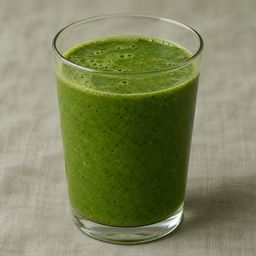
#> input picture images/b8-green-smoothie-sq.jpg, 256 x 256 px
$ python -i frame.py   (imports and definitions only)
#> lines starting #> are read from the running program, lines starting #| are printed output that depends on the picture; after the words box and inside, x2 and y2 are one past the last pixel; in counts of white or black regions, pixels touching at a corner belong together
"""Frame a generated meal image (see ../image-prompt.md) for Food choices.

Every dish gets the same framing: the bowl or plate (its rim, not its shadow) spans
80% of the frame's width, centred, with an even margin of linen around it. That holds
for both outputs, so all dishes look the same size in the app.

  python3 frame.py source.png out_prefix              # finds the dish by itself
  python3 frame.py source.png out_prefix x0,y0,x1,y1  # or give the dish's box in source pixels

Writes out_prefix.jpg (4:3, 1000x750, card and Library tile), out_prefix-sq.jpg
(square 256x256, Today row thumbnail), both JPEG quality 80, and out_prefix-check.jpg
(the source with the box it used drawn in red; look at it, then delete it).

When the source is framed tighter than 80%, the missing edge is filled with matching
linen (blurred edge colour plus the cloth's own texture), so the dish never gets bigger.
Needs only numpy and Pillow.
"""
import sys
from collections import deque
import numpy as np
from PIL import Image, ImageDraw, ImageFilter

FILL = 0.80      # dish width / frame width
MAXH = 0.90      # dish height may use at most this share of the frame height
EDGE_PCT = 90    # edge strength percentile kept when finding the dish


def _components(m):
    h, w = m.shape
    seen = np.zeros(m.shape, bool)
    out = []
    for y, x in zip(*np.nonzero(m)):
        if seen[y, x]:
            continue
        seen[y, x] = True
        q, pts = deque([(y, x)]), []
        while q:
            cy, cx = q.popleft()
            pts.append((cy, cx))
            for ny, nx in ((cy + 1, cx), (cy - 1, cx), (cy, cx + 1), (cy, cx - 1)):
                if 0 <= ny < h and 0 <= nx < w and m[ny, nx] and not seen[ny, nx]:
                    seen[ny, nx] = True
                    q.append((ny, nx))
        out.append(np.array(pts))
    return out


def find_dish(im):
    """Box of the dish: strong edges after a blur (the cloth's weave and soft shadows
    drop out), the largest edge group, plus nearby groups (rim arcs, food)."""
    W, H = im.size
    s = 384 / W
    g = np.asarray(im.convert('L').resize((384, round(H * s)), Image.LANCZOS)
                   .filter(ImageFilter.GaussianBlur(1.6))).astype(float)
    gx = np.zeros_like(g); gy = np.zeros_like(g)
    gx[:, 1:-1] = g[:, 2:] - g[:, :-2]; gy[1:-1] = g[2:] - g[:-2]
    mag = np.hypot(gx, gy)
    mag[:3] = mag[-3:] = 0; mag[:, :3] = mag[:, -3:] = 0
    m = mag > np.percentile(mag, EDGE_PCT)
    m = np.asarray(Image.fromarray((m * 255).astype('uint8')).filter(ImageFilter.MaxFilter(5))) > 127
    cs = sorted(_components(m), key=len, reverse=True)
    bb = lambda p: [p[:, 1].min(), p[:, 0].min(), p[:, 1].max(), p[:, 0].max()]
    box, used, gap, big = bb(cs[0]), {0}, 0.06 * m.shape[1], len(cs[0])
    changed = True
    while changed:
        changed = False
        for i, p in enumerate(cs):
            if i in used or len(p) < 0.03 * big:
                continue
            b = bb(p)
            if b[0] < box[2] + gap and b[2] > box[0] - gap and b[1] < box[3] + gap and b[3] > box[1] - gap:
                box = [min(box[0], b[0]), min(box[1], b[1]), max(box[2], b[2]), max(box[3], b[3])]
                used.add(i); changed = True
    return [(box[0] + 2) / s, (box[1] + 2) / s, (box[2] - 1) / s, (box[3] - 1) / s]


def _linen_texture(im, box, size):
    """Tile the cloth's fine texture (image minus its blur) from the widest plain strip."""
    W, H = im.size
    x0, y0, x1, y1 = box
    cands = [(0, 0, x0, H), (x1, 0, W, H), (0, 0, W, y0), (0, y1, W, H)]
    c = max(cands, key=lambda r: max(0, r[2] - r[0]) * max(0, r[3] - r[1]))
    c = tuple(int(v) for v in c)
    if (c[2] - c[0]) < 32 or (c[3] - c[1]) < 32:
        return np.zeros((size[1], size[0], 3))
    patch = im.crop(c)
    hp = np.asarray(patch).astype(float) - np.asarray(patch.filter(ImageFilter.GaussianBlur(6))).astype(float)
    t = np.concatenate([hp, hp[:, ::-1]], 1); t = np.concatenate([t, t[::-1]], 0)  # mirror-tile: no seams
    reps = (size[1] // t.shape[0] + 1, size[0] // t.shape[1] + 1, 1)
    return np.tile(t, reps)[:size[1], :size[0]]


def take(im, box, cx, cy, cw, ch):
    """Crop (cx, cy, cw, ch) from im, filling anything outside the source with linen."""
    W, H = im.size
    x0, y0 = round(cx - cw / 2), round(cy - ch / 2)
    x1, y1 = x0 + round(cw), y0 + round(ch)
    if x0 >= 0 and y0 >= 0 and x1 <= W and y1 <= H:
        return im.crop((x0, y0, x1, y1))
    pl, pt, pr, pb = max(0, -x0), max(0, -y0), max(0, x1 - W), max(0, y1 - H)
    a = np.asarray(im).astype(float)
    ext = np.pad(a, ((pt, pb), (pl, pr), (0, 0)), mode='edge')
    big = Image.fromarray(ext.astype('uint8'))
    base = np.asarray(big.filter(ImageFilter.GaussianBlur(max(pl, pt, pr, pb, 24) * 0.6))).astype(float)
    canvas = base + _linen_texture(im, box, big.size)
    f = int(min(96, max(24, 0.6 * max(pl, pt, pr, pb)))) // 2 * 2  # even, so the MinFilter size below stays odd  # wider feather when the fill is wide, so no visible seam
    mask = np.zeros(ext.shape[:2]); mask[pt:pt + H, pl:pl + W] = 255
    mask = np.asarray(Image.fromarray(mask.astype('uint8')).filter(ImageFilter.MinFilter(f + 1))
                      .filter(ImageFilter.GaussianBlur(f / 2))).astype(float) / 255
    mask[pt + f:pt + H - f, pl + f:pl + W - f] = 1
    mask = mask[..., None]
    out = Image.fromarray(np.clip(ext * mask + canvas * (1 - mask), 0, 255).astype('uint8'))
    return out.crop((x0 + pl, y0 + pt, x1 + pl, y1 + pt))


def main(src, out, box=None):
#> called with src = 'b8-green-smoothie-sq.jpg', out = 'out.png'
    im = Image.open(src).convert('RGB')
#> im is the input picture: PIL image 256x256 RGB; mean R, G, B 127.3, 131.9, 93.7
    box = list(map(float, box.split(','))) if box else find_dish(im)
#> in find_dish, `mag[:3] = mag[-3:] = 0`: mag: shape (384, 384) float64; min 0, max 75.8, mean 4.3
#> in find_dish, `mag[:, :3] = mag[:, -3:] = 0`: mag: shape (384, 384) float64; min 0, max 75.8, mean 4.2
#> in find_dish, `m = mag > np.percentile(mag, EDGE_PCT)`: m: shape (384, 384) bool; 9.9% white; 94 white regions (72 under 20 px), largest, box (x1, y1, x2, y2) and area: (83, 109, 302, 375) 8385, (76, 24, 308, 122) 4063, (154, 351, 237, 362) 328
#> in find_dish, `m = np.asarray(Image.fromarray((m * 255).astype('uint8')).filter(Image..`:
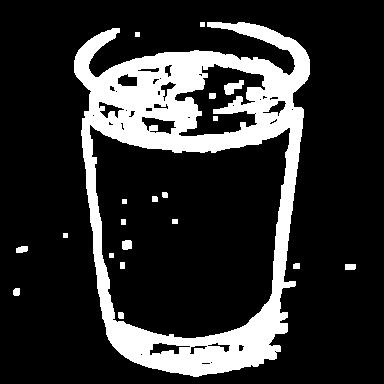
#> m: shape (384, 384) bool; 18.8% white; 20 white regions, largest, box (x1, y1, x2, y2) and area: (74, 22, 310, 377) 26841, (224, 80, 244, 95) 171, (122, 240, 132, 250) 91
#> the loop in _components, `for y, x in zip(*np.nonzero(m)):` made 27725 passes
#> (y, x) on passes 1 to 3: (22, 200), (22, 201), (22, 202)
#> after the loop in _components, `for y, x in zip(*np.nonzero(m)):`: out = 20 items
#> in find_dish, `box, used, gap, big = bb(cs[0]), {0}, 0.06 * m.shape[1], len(cs[0])`: box = [74, 22, 309, 376]; gap = 23.04; big = 26841
#> after the loop in find_dish, `while changed:`: used = 1 item
#> box = [50.67, 16, 205.3, 250]
    x0, y0, x1, y1 = box
#> x0 = 50.67; y0 = 16; x1 = 205.3; y1 = 250
    bw, bh, cx, cy = x1 - x0, y1 - y0, (x0 + x1) / 2, (y0 + y1) / 2
#> bw = 154.7; bh = 234; cx = 128; cy = 133
    print('dish box', [round(v) for v in box], f'({bw:.0f} x {bh:.0f})')
#| dish box [51, 16, 205, 250] (155 x 234)
    cw = max(bw / FILL, bh / MAXH * 4 / 3)
#> cw = 346.7
    take(im, box, cx, cy, cw, cw * 3 / 4).resize((1000, 750), Image.LANCZOS).save(
        out + '.jpg', quality=80, optimize=True, progressive=True)
#> in take, `x0, y0 = round(cx - cw / 2), round(cy - ch / 2)`: x0 = -45; y0 = 3
#> in take, `x1, y1 = x0 + round(cw), y0 + round(ch)`: x1 = 302; y1 = 263
#> in take, `pl, pt, pr, pb = max(0, -x0), max(0, -y0), max(0, x1 - W), max(0, y1 -..`: pl = 45; pt = 0; pr = 46; pb = 7
#> in _linen_texture, `x0, y0, x1, y1 = box`: x0 = 50.67; y0 = 16; x1 = 205.3; y1 = 250
#> in _linen_texture, `cands = [(0, 0, x0, H), (x1, 0, W, H), (0, 0, W, y0), (0, y1, W, H)]`: cands = [(0, 0, 50.67, 256), (205.3, 0, 256, 256), (0, 0, 256, 16), (0, 250, 256, 256)]
#> in _linen_texture, `c = max(cands, key=lambda r: max(0, r[2] - r[0]) * max(0, r[3] - r[1]))`: c = (0, 0, 50.67, 256)
#> in _linen_texture, `c = tuple(int(v) for v in c)`: c = (0, 0, 50, 256)
#> in take, `canvas = base + _linen_texture(im, box, big.size)`:
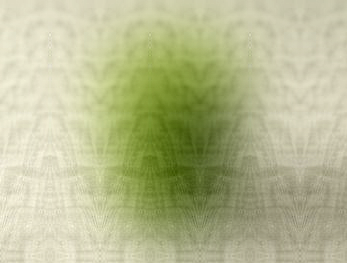
#> canvas: shape (263, 347, 3) float64; mean R, G, B 136.2, 138.7, 106; drawn with min black and max white
#> in take, `f = int(min(96, max(24, 0.6 * max(pl, pt, pr, pb)))) // 2 * 2`: f = 26
#> in take, `mask = np.zeros(ext.shape[:2])`: mask: shape (263, 347) float64; every value is 0
#> in take, `mask[pt:pt + H, pl:pl + W] = 255`: mask: shape (263, 347) float64; 71.8% white; 1 black region, box (x1, y1, x2, y2) and area: (0, 0, 347, 263) 25725
#> in take, `mask[pt + f:pt + H - f, pl + f:pl + W - f] = 1`:
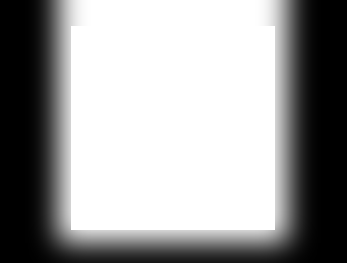
#> mask: shape (263, 347) float64; min 0, max 1, mean 0.619
#> in take, `return out.crop((x0 + pl, y0 + pt, x1 + pl, y1 + pt))`:
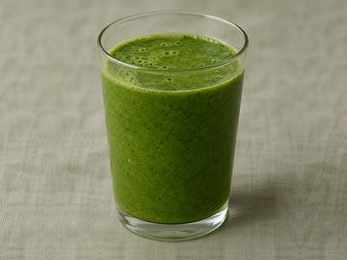
#> returned value: PIL image 347x260 RGB; mean R, G, B 134.8, 137.5, 104.3
    s = max(bw / FILL, bh / MAXH)
#> s = 260
    take(im, box, cx, cy, s, s).resize((256, 256), Image.LANCZOS).save(
        out + '-sq.jpg', quality=80, optimize=True, progressive=True)
#> call 2 of take, with cx = 128, cy = 133, cw = 260, ch = 260
#> in take (call 2), `x0, y0 = round(cx - cw / 2), round(cy - ch / 2)`: x0 = -2
#> in take (call 2), `x1, y1 = x0 + round(cw), y0 + round(ch)`: x1 = 258
#> in take (call 2), `pl, pt, pr, pb = max(0, -x0), max(0, -y0), max(0, x1 - W), max(0, y1 -..`: pl = 2
#> in take (call 2), `canvas = base + _linen_texture(im, box, big.size)`:
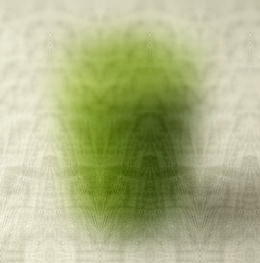
#> canvas: shape (263, 260, 3) float64; mean R, G, B 128.8, 133, 95.6; drawn with min black and max white
#> in take (call 2), `f = int(min(96, max(24, 0.6 * max(pl, pt, pr, pb)))) // 2 * 2`: f = 24
#> in take (call 2), `mask = np.zeros(ext.shape[:2])`: mask: shape (263, 260) float64; every value is 0
#> in take (call 2), `mask[pt:pt + H, pl:pl + W] = 255`: mask: shape (263, 260) float64; 95.8% white; 1 black region, box (x1, y1, x2, y2) and area: (0, 0, 260, 263) 2844
#> in take (call 2), `mask[pt + f:pt + H - f, pl + f:pl + W - f] = 1`:
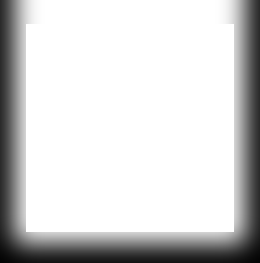
#> mask: shape (263, 260) float64; min 0.0118, max 1, mean 0.832
    chk = im.copy()
    ImageDraw.Draw(chk).rectangle(box, outline=(255, 0, 0), width=max(3, im.size[0] // 300))
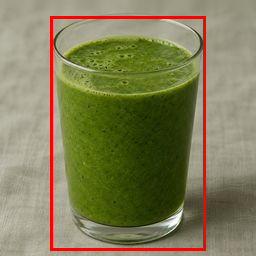
#> chk: PIL image 256x256 RGB; mean R, G, B 130.8, 126.4, 88.9
    chk.thumbnail((800, 800)); chk.save(out + '-check.jpg', quality=80)


# [4 lines not run here, left out]

>>> result = main('b8-green-smoothie-sq.jpg', 'out.png')

$ run again, on images/d10-chicken-cutlet-sq.jpg
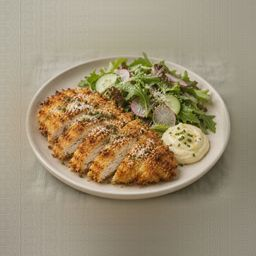
#> input picture images/d10-chicken-cutlet-sq.jpg, 256 x 256 px
#> in main, im is the input picture: PIL image 256x256 RGB; mean R, G, B 157.6, 144.3, 117.5
#> in find_dish, `m = np.asarray(Image.fromarray((m * 255).astype('uint8')).filter(Image..`:
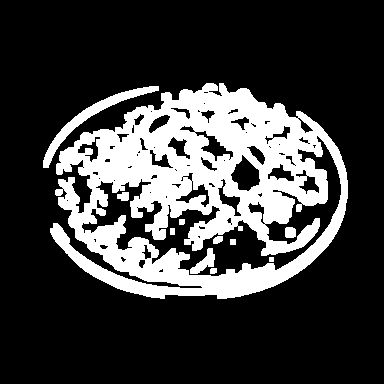
#> m: shape (384, 384) bool; 24.3% white; 11 white regions, largest, box (x1, y1, x2, y2) and area: (50, 83, 348, 299) 33840, (43, 86, 159, 168) 1229, (190, 248, 215, 274) 287
#> the loop in _components, `for y, x in zip(*np.nonzero(m)):` made 35792 passes
#> (y, x) on passes 1 to 3: (83, 206), (83, 207), (83, 208)
#> after the loop in _components, `for y, x in zip(*np.nonzero(m)):`: out = 14 items
#> in find_dish, `box, used, gap, big = bb(cs[0]), {0}, 0.06 * m.shape[1], len(cs[0])`: box = [50, 83, 347, 298]; gap = 23.04; big = 33719
#> after the loop in find_dish, `while changed:`: box = [43, 83, 347, 298]; used = 2 items
#> in main, `box = list(map(float, box.split(','))) if box else find_dish(im)`: box = [30, 56.67, 230.7, 198]
#> in main, `x0, y0, x1, y1 = box`: x0 = 30; y0 = 56.67; x1 = 230.7; y1 = 198
#> bw = 200.7; bh = 141.3; cx = 130.3; cy = 127.3
#| dish box [30, 57, 231, 198] (201 x 141)
#> cw = 250.8
#> in take, `x0, y0 = round(cx - cw / 2), round(cy - ch / 2)`: x0 = 5; y0 = 33
#> in take, `x1, y1 = x0 + round(cw), y0 + round(ch)`: x1 = 256; y1 = 221
#> in main, `s = max(bw / FILL, bh / MAXH)`: s = 250.8
#> in main, `ImageDraw.Draw(chk).rectangle(box, outline=(255, 0, 0), width=max(3, i..`:
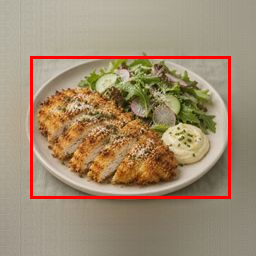
#> chk: PIL image 256x256 RGB; mean R, G, B 160.7, 139.8, 113.7
